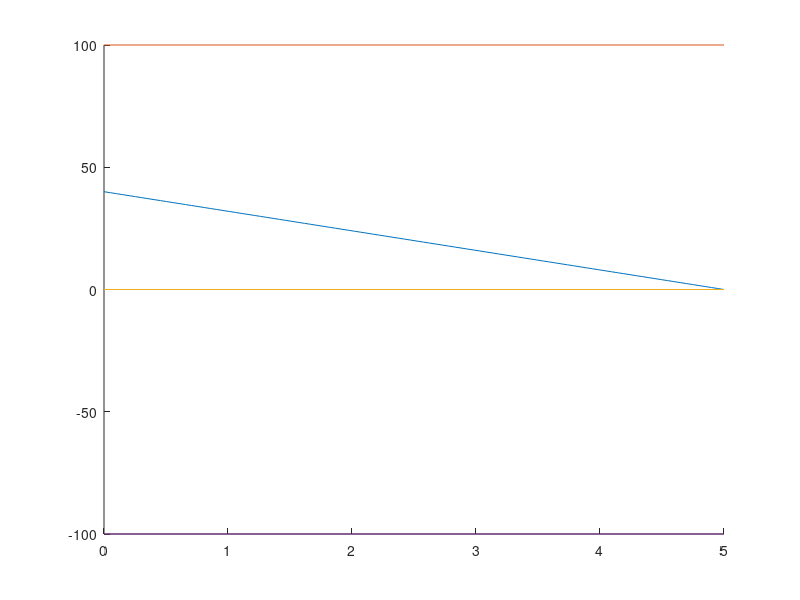

Recreate this plot in MATLAB.
clear all;
close all;
clc;

heat = 8;
deltaTime = 1/60;

x = linspace(0,5,100);
f = @(x) (5 - x) * heat * deltaTime * 60;

figure
hold on
plot(x, f(x))
plot([0 5], 100*[1 1])
plot([0 5], 0*[1 1])
plot([0 5], -100*[1 1])